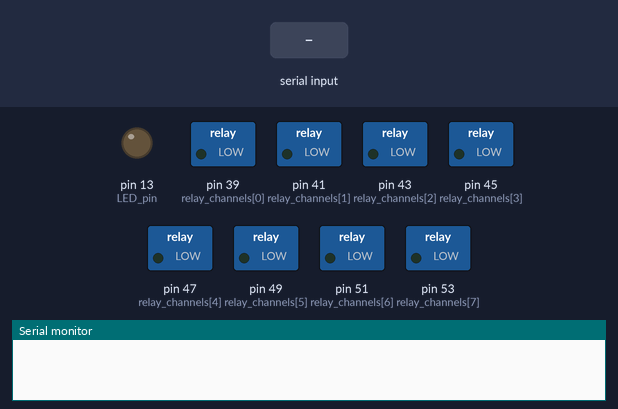
A sketch run on a simulated Arduino Mega 2560, built with avr-gcc and run on an emulated ATmega2560. Parts: switched loads named in the sketch (green lamp = pin HIGH), output pins drawn as LEDs (lit = HIGH), the last lines printed to the serial monitor. The test bench sets the inputs (shaded band).

Above: at 1.3 s.
1.4 s: "1,90,45\n" received over Serial
At 3.0 s:
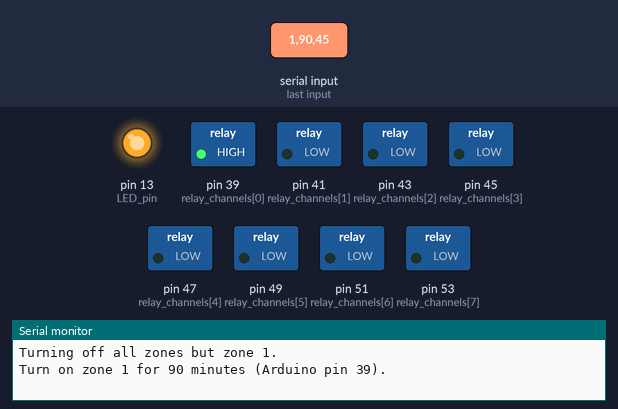
3.5 s: "5\n" received over Serial
At 6.0 s:
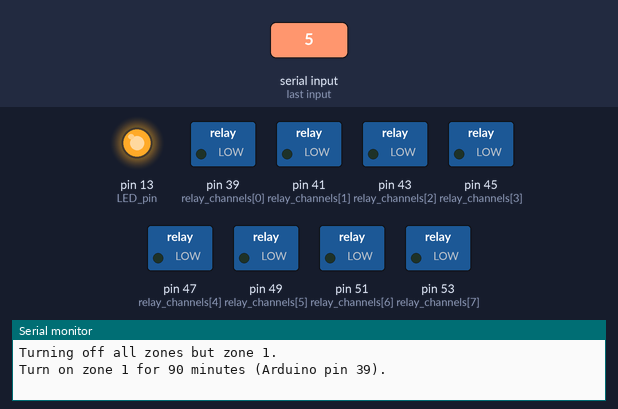
6.5 s: "90,45\n" received over Serial
At 7.4 s:
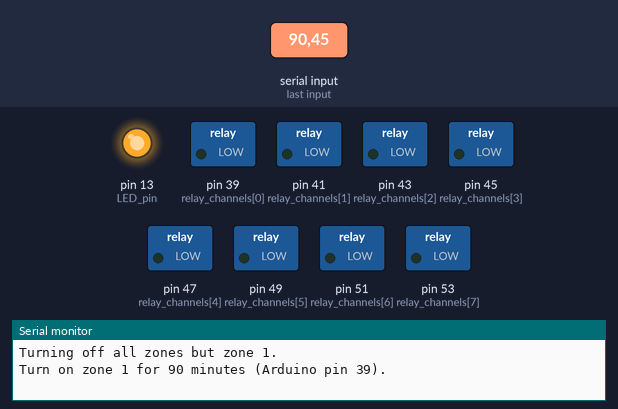
8.0 s: "30,150\n" received over Serial
At 9.0 s:
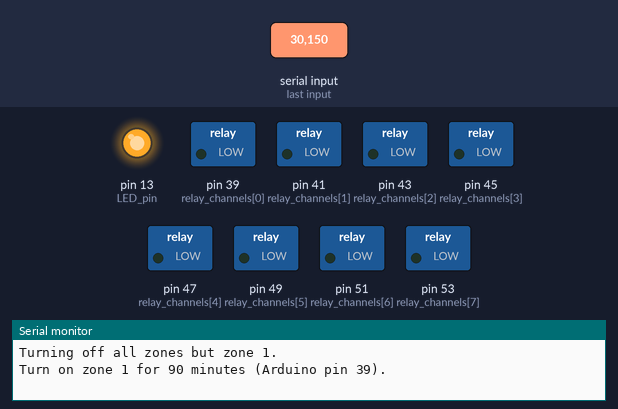
Timing chart, 0 to 10.5 s (numbered marks = the images above; inputs shaded):
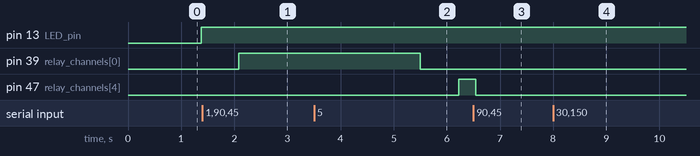

Measured:
- after the input at 1.4 s, pin 13 (LED_pin): stays HIGH (without the input it goes to LOW after 0.88 s); pin 39 (relay_channels[0]): LOW → HIGH after 0.68 s
- after the input at 3.5 s, pin 39 (relay_channels[0]): HIGH → LOW after 2.0 s instead of 2.5 s; pin 47 (relay_channels[4]): LOW → HIGH after 2.7 s
- after the input at 6.5 s, pin 13 (LED_pin): stays HIGH (without the input it goes to LOW after 1.0 s)
- after the input at 8.0 s, pin 13 (LED_pin): stays HIGH (without the input it goes to LOW after 2.2 s)

The sketch:

controller.ino
```cpp
// A simple program to turn ON/OFF pins on the arduino over
// the serial port via the command string like:
//
//   zone,minutes,debug,
//
// zone is 0 to 8 # zero turns all pins off
// minutes is number of minutes to keep pin HIGH
// if debug is 1 it will print back status messages on the serial port
//
// If trailing arguments are missing, they will receive zero.
//
// Hint: use a non-numeric character at the end to get a faster response.


int relay_channels[8]={39,41,43,45,47,49,51,53};  // These pins can be controlled via zone 1 to 8

int zone = 0;   // zero is for all zones off
unsigned long seconds = 0;
unsigned long minutes = 0;
int pin = 0;
int debug = 0;

unsigned long time1;
unsigned long time;
unsigned long min;

void turn_on(int zone, unsigned long minutes) {
  int i;
  int pin;
  if (zone == 0) {
    if (debug) {
      Serial.println("Turning off all zones.\n");
    }
  }
  // First turn all others off to prevent two from being on at the same time.
  // If pin is already on, don't turn it off to turn it immediately back on again.
  for (i=1; i <= 8; i=i+1) {
    if (zone == i) {
      pin = relay_channels[i-1];
      if (debug) {
        Serial.print("Turning off all zones but zone ");
        Serial.print(zone);
        Serial.print(".\n");
      }
    } else {
      digitalWrite(relay_channels[i-1], LOW);
    }
    delay(50);
  }
  // Then turn on zone:
  for (i=1; i <= 8; i=i+1) {
    if (zone == i) {
      pin = relay_channels[i-1];
      if (debug) {
        Serial.print("Turn on zone ");
        Serial.print(zone);
        Serial.print(" for ");
        Serial.print(minutes);
        Serial.print(" minutes (Arduino pin ");
        Serial.print(pin);
        Serial.print(").\n");
      }
      digitalWrite(pin, HIGH);
    }
    delay(80);
  }
}

void turn_off() {
  int i;
  int pin;
  if (debug) {
    Serial.println("Turning off all zones.\n");
  }
  for (i=1; i <= 8; i=i+1) {
      digitalWrite(relay_channels[i-1], LOW);
  }
  delay(80);
}

void setup() {
  int i;
  Serial.begin(9600);     // opens serial port, sets data rate to 9600 bps
  delay(100);
  for (i=0; i < 8; i=i+1) {
    pinMode(relay_channels[i], OUTPUT);
  }
  turn_off(); // turn all off;
  pinMode(13, OUTPUT); // LED pin
  time1 = millis();
}

void loop() {
  // send data only when you receive data:
  if (Serial.available() > 0) {
    // read the incoming byte:
    zone = Serial.parseInt();
    minutes = Serial.parseInt();
    debug = Serial.parseInt();

    time1 = millis();

    turn_on(zone, minutes);
    if (zone > 8) {
        if (debug) {
          Serial.print("ERROR: doing nothing, no such zone: ");
          Serial.print(zone);
          Serial.println();
        }
        return;
    }
  }

  time = millis() - time1;
  seconds = time/1000;
  min = seconds/60;
  if (zone != 0) {
    if (min >= minutes) {
      zone = 0;
      turn_off();  // Turn all off by passing bogus zone
    }
  }
  // Blink LED
  if (seconds % 2) {
    digitalWrite(13, HIGH);
  } else {
    digitalWrite(13, LOW);
  }
  delay(300);
}
```
